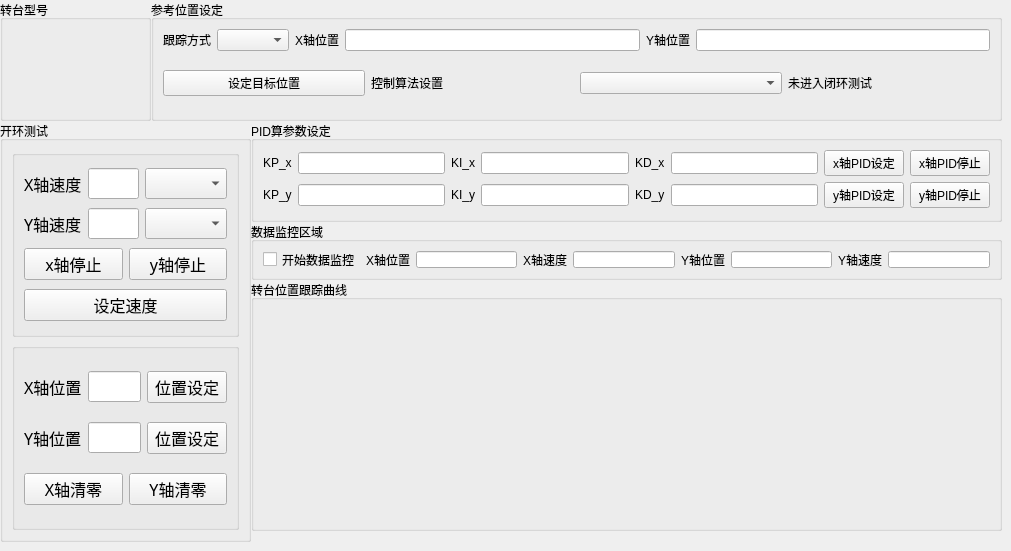
    <widget class="QWidget" name="tab_turntable_control">
     <attribute name="title">
      <string>天线转台控制</string>
     </attribute>
     <widget class="QGroupBox" name="group_box_turntable_shape">
      <property name="geometry">
       <rect>
        <x>0</x>
        <y>0</y>
        <width>151</width>
        <height>121</height>
       </rect>
      </property>
      <property name="title">
       <string>转台型号</string>
      </property>
      <layout class="QVBoxLayout" name="verticalLayout_7">
       <property name="spacing">
        <number>0</number>
       </property>
       <property name="leftMargin">
        <number>0</number>
       </property>
       <property name="topMargin">
        <number>0</number>
       </property>
       <property name="rightMargin">
        <number>0</number>
       </property>
       <property name="bottomMargin">
        <number>0</number>
       </property>
       <item>
        <widget class="QLabel" name="label_turntable_img">
         <property name="sizePolicy">
          <sizepolicy hsizetype="Expanding" vsizetype="Expanding">
           <horstretch>0</horstretch>
           <verstretch>0</verstretch>
          </sizepolicy>
         </property>
         <property name="text">
          <string/>
         </property>
         <property name="pixmap">
          <pixmap>:/i18n/PowerOptimizer_zh_CN.qm</pixmap>
         </property>
         <property name="alignment">
          <set>Qt::AlignmentFlag::AlignCenter</set>
         </property>
        </widget>
       </item>
      </layout>
     </widget>
     <widget class="QGroupBox" name="open_group_box_turntable_control">
      <property name="geometry">
       <rect>
        <x>0</x>
        <y>121</y>
        <width>251</width>
        <height>421</height>
       </rect>
      </property>
      <property name="title">
       <string>开环测试</string>
      </property>
      <layout class="QVBoxLayout" name="verticalLayout_2">
       <item>
        <widget class="QGroupBox" name="groupBox_3">
         <property name="font">
          <font>
           <family>宋体</family>
           <pointsize>12</pointsize>
          </font>
         </property>
         <property name="title">
          <string/>
         </property>
         <layout class="QVBoxLayout" name="verticalLayout_6">
          <item>
           <layout class="QHBoxLayout" name="horizontalLayout_11">
            <item>
             <widget class="QLabel" name="label_36">
              <property name="text">
               <string>X轴速度</string>
              </property>
             </widget>
            </item>
            <item>
             <widget class="QLineEdit" name="line_edit_x_speed_cmd"/>
            </item>
            <item>
             <widget class="QComboBox" name="combo_box_x_speed_cmd"/>
            </item>
           </layout>
          </item>
          <item>
           <layout class="QHBoxLayout" name="horizontalLayout_18">
            <item>
             <widget class="QLabel" name="label_35">
              <property name="text">
               <string>Y轴速度</string>
              </property>
             </widget>
            </item>
            <item>
             <widget class="QLineEdit" name="line_edit_y_speed_cmd"/>
            </item>
            <item>
             <widget class="QComboBox" name="combo_box_y_speed_cmd"/>
            </item>
           </layout>
          </item>
          <item>
           <layout class="QHBoxLayout" name="horizontalLayout_27">
            <item>
             <widget class="QPushButton" name="btn_stop_x_turntable_run">
              <property name="text">
               <string>x轴停止</string>
              </property>
             </widget>
            </item>
            <item>
             <widget class="QPushButton" name="btn_stop_y_turntable_run">
              <property name="text">
               <string>y轴停止</string>
              </property>
             </widget>
            </item>
           </layout>
          </item>
          <item>
           <widget class="QPushButton" name="btn_set_speed">
            <property name="text">
             <string>设定速度</string>
            </property>
           </widget>
          </item>
         </layout>
        </widget>
       </item>
       <item>
        <widget class="QGroupBox" name="groupBox_4">
         <property name="font">
          <font>
           <family>宋体</family>
           <pointsize>12</pointsize>
          </font>
         </property>
         <property name="title">
          <string/>
         </property>
         <layout class="QVBoxLayout" name="verticalLayout_10">
          <item>
           <layout class="QHBoxLayout" name="horizontalLayout_20">
            <item>
             <widget class="QLabel" name="label_33">
              <property name="font">
               <font>
                <family>宋体</family>
                <pointsize>12</pointsize>
               </font>
              </property>
              <property name="text">
               <string>X轴位置</string>
              </property>
             </widget>
            </item>
            <item>
             <widget class="QLineEdit" name="line_edit_x_pos"/>
            </item>
            <item>
             <widget class="QPushButton" name="btn_set_x_pos">
              <property name="text">
               <string>位置设定</string>
              </property>
             </widget>
            </item>
           </layout>
          </item>
          <item>
           <layout class="QHBoxLayout" name="horizontalLayout_21">
            <item>
             <widget class="QLabel" name="label_34">
              <property name="text">
               <string>Y轴位置</string>
              </property>
             </widget>
            </item>
            <item>
             <widget class="QLineEdit" name="line_edit_y_pos"/>
            </item>
            <item>
             <widget class="QPushButton" name="btn_set_y_pos">
              <property name="text">
               <string>位置设定</string>
              </property>
             </widget>
            </item>
           </layout>
          </item>
          <item>
           <layout class="QHBoxLayout" name="horizontalLayout_28">
            <item>
             <widget class="QPushButton" name="btn_x_zero">
              <property name="text">
               <string>X轴清零</string>
              </property>
             </widget>
            </item>
            <item>
             <widget class="QPushButton" name="btn_y_zero">
              <property name="text">
               <string>Y轴清零</string>
              </property>
             </widget>
            </item>
           </layout>
          </item>
         </layout>
        </widget>
       </item>
      </layout>
     </widget>
     <widget class="QGroupBox" name="groupBox_8">
      <property name="geometry">
       <rect>
        <x>251</x>
        <y>222</y>
        <width>751</width>
        <height>58</height>
       </rect>
      </property>
      <property name="title">
       <string>数据监控区域</string>
      </property>
      <layout class="QHBoxLayout" name="horizontalLayout_38">
       <item>
        <widget class="QCheckBox" name="data_monitor_section">
         <property name="text">
          <string>开始数据监控</string>
         </property>
        </widget>
       </item>
       <item>
        <widget class="QLabel" name="label">
         <property name="text">
          <string>X轴位置</string>
         </property>
        </widget>
       </item>
       <item>
        <widget class="QLineEdit" name="line_edit_monitor_x_pos"/>
       </item>
       <item>
        <widget class="QLabel" name="label_27">
         <property name="text">
          <string>X轴速度</string>
         </property>
        </widget>
       </item>
       <item>
        <widget class="QLineEdit" name="line_edit_monitor_x_speed"/>
       </item>
       <item>
        <widget class="QLabel" name="label_3">
         <property name="text">
          <string>Y轴位置</string>
         </property>
        </widget>
       </item>
       <item>
        <widget class="QLineEdit" name="line_edit_monitor_y_pos"/>
       </item>
       <item>
        <widget class="QLabel" name="label_28">
         <property name="text">
          <string>Y轴速度</string>
         </property>
        </widget>
       </item>
       <item>
        <widget class="QLineEdit" name="line_edit_monitor_y_speed"/>
       </item>
      </layout>
     </widget>
     <widget class="QGroupBox" name="groupBox_9">
      <property name="geometry">
       <rect>
        <x>151</x>
        <y>0</y>
        <width>851</width>
        <height>121</height>
       </rect>
      </property>
      <property name="title">
       <string>参考位置设定</string>
      </property>
      <layout class="QVBoxLayout" name="verticalLayout_8">
       <item>
        <layout class="QHBoxLayout" name="horizontalLayout_22">
         <item>
          <widget class="QLabel" name="label_31">
           <property name="text">
            <string>跟踪方式</string>
           </property>
          </widget>
         </item>
         <item>
          <widget class="QComboBox" name="combo_ref_mode"/>
         </item>
         <item>
          <widget class="QLabel" name="label_29">
           <property name="text">
            <string>X轴位置</string>
           </property>
          </widget>
         </item>
         <item>
          <widget class="QLineEdit" name="line_edit_x_pos_ref"/>
         </item>
         <item>
          <widget class="QLabel" name="label_30">
           <property name="text">
            <string>Y轴位置</string>
           </property>
          </widget>
         </item>
         <item>
          <widget class="QLineEdit" name="line_edit_y_pos_ref"/>
         </item>
        </layout>
       </item>
       <item>
        <layout class="QHBoxLayout" name="horizontalLayout_24">
         <item>
          <widget class="QPushButton" name="btn_set_target_pos">
           <property name="text">
            <string>设定目标位置</string>
           </property>
          </widget>
         </item>
         <item>
          <widget class="QLabel" name="label_45">
           <property name="text">
            <string>控制算法设置</string>
           </property>
          </widget>
         </item>
         <item>
          <widget class="QComboBox" name="controller_selection"/>
         </item>
         <item>
          <widget class="QLabel" name="control_status">
           <property name="text">
            <string>未进入闭环测试</string>
           </property>
          </widget>
         </item>
        </layout>
       </item>
      </layout>
     </widget>
     <widget class="QGroupBox" name="groupBox_10">
      <property name="geometry">
       <rect>
        <x>251</x>
        <y>121</y>
        <width>751</width>
        <height>101</height>
       </rect>
      </property>
      <property name="title">
       <string>PID算参数设定</string>
      </property>
      <layout class="QVBoxLayout" name="verticalLayout_11">
       <item>
        <layout class="QHBoxLayout" name="horizontalLayout_23">
         <item>
          <widget class="QLabel" name="label_46">
           <property name="text">
            <string>KP_x</string>
           </property>
          </widget>
         </item>
         <item>
          <widget class="QLineEdit" name="line_edit_kp_x_parameter"/>
         </item>
         <item>
          <widget class="QLabel" name="label_47">
           <property name="text">
            <string>KI_x</string>
           </property>
          </widget>
         </item>
         <item>
          <widget class="QLineEdit" name="line_edit_ki_x_parameter"/>
         </item>
         <item>
          <widget class="QLabel" name="label_48">
           <property name="text">
            <string>KD_x</string>
           </property>
          </widget>
         </item>
         <item>
          <widget class="QLineEdit" name="line_edit_kd_x_parameter"/>
         </item>
         <item>
          <widget class="QPushButton" name="btn_set_x_pidcontroller_parameter">
           <property name="text">
            <string>x轴PID设定</string>
           </property>
          </widget>
         </item>
         <item>
          <widget class="QPushButton" name="btn_stop_x_pidcontrol">
           <property name="text">
            <string>x轴PID停止</string>
           </property>
          </widget>
         </item>
        </layout>
       </item>
       <item>
        <layout class="QHBoxLayout" name="horizontalLayout_39">
         <item>
          <widget class="QLabel" name="label_49">
           <property name="text">
            <string>KP_y</string>
           </property>
          </widget>
         </item>
         <item>
          <widget class="QLineEdit" name="line_edit_kp_y_parameter"/>
         </item>
         <item>
          <widget class="QLabel" name="label_50">
           <property name="text">
            <string>KI_y</string>
           </property>
          </widget>
         </item>
         <item>
          <widget class="QLineEdit" name="line_edit_ki_y_parameter"/>
         </item>
         <item>
          <widget class="QLabel" name="label_51">
           <property name="text">
            <string>KD_y</string>
           </property>
          </widget>
         </item>
         <item>
          <widget class="QLineEdit" name="line_edit_kd_y_parameter"/>
         </item>
         <item>
          <widget class="QPushButton" name="btn_set_y_pidcontroller_parameter">
           <property name="text">
            <string>y轴PID设定</string>
           </property>
          </widget>
         </item>
         <item>
          <widget class="QPushButton" name="btn_stop_y_pidcontrol">
           <property name="text">
            <string>y轴PID停止</string>
           </property>
          </widget>
         </item>
        </layout>
       </item>
      </layout>
     </widget>
     <widget class="QGroupBox" name="groupBox_11">
      <property name="geometry">
       <rect>
        <x>251</x>
        <y>280</y>
        <width>751</width>
        <height>251</height>
       </rect>
      </property>
      <property name="title">
       <string>转台位置跟踪曲线</string>
      </property>
      <layout class="QHBoxLayout" name="horizontalLayout_25">
       <item>
        <widget class="QWidget" name="turntable_position_x_chart" native="true">
         <property name="sizePolicy">
          <sizepolicy hsizetype="Expanding" vsizetype="Expanding">
           <horstretch>0</horstretch>
           <verstretch>0</verstretch>
          </sizepolicy>
         </property>
        </widget>
       </item>
       <item>
        <widget class="QWidget" name="turntable_position_y_chart" native="true">
         <property name="sizePolicy">
          <sizepolicy hsizetype="Expanding" vsizetype="Expanding">
           <horstretch>0</horstretch>
           <verstretch>0</verstretch>
          </sizepolicy>
         </property>
        </widget>
       </item>
      </layout>
     </widget>
     <zorder>groupBox_11</zorder>
     <zorder>group_box_turntable_shape</zorder>
     <zorder>open_group_box_turntable_control</zorder>
     <zorder>groupBox_8</zorder>
     <zorder>groupBox_9</zorder>
     <zorder>groupBox_10</zorder>
    </widget>
